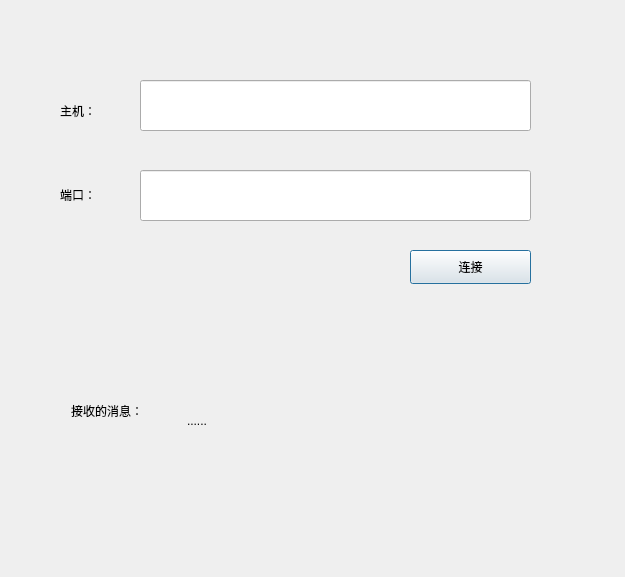
<?xml version="1.0" encoding="UTF-8"?>
<ui version="4.0">
 <class>Client</class>
 <widget class="QDialog" name="Client">
  <property name="geometry">
   <rect>
    <x>0</x>
    <y>0</y>
    <width>625</width>
    <height>577</height>
   </rect>
  </property>
  <property name="windowTitle">
   <string>Client</string>
  </property>
  <widget class="QLabel" name="label">
   <property name="geometry">
    <rect>
     <x>60</x>
     <y>80</y>
     <width>111</width>
     <height>61</height>
    </rect>
   </property>
   <property name="text">
    <string>主机：</string>
   </property>
  </widget>
  <widget class="QLabel" name="label_2">
   <property name="geometry">
    <rect>
     <x>60</x>
     <y>164</y>
     <width>111</width>
     <height>61</height>
    </rect>
   </property>
   <property name="text">
    <string>端口：</string>
   </property>
  </widget>
  <widget class="QLineEdit" name="addressLineEdit">
   <property name="geometry">
    <rect>
     <x>140</x>
     <y>80</y>
     <width>391</width>
     <height>51</height>
    </rect>
   </property>
  </widget>
  <widget class="QLineEdit" name="portLineEdit">
   <property name="geometry">
    <rect>
     <x>140</x>
     <y>170</y>
     <width>391</width>
     <height>51</height>
    </rect>
   </property>
  </widget>
  <widget class="QPushButton" name="connectBtn">
   <property name="geometry">
    <rect>
     <x>410</x>
     <y>250</y>
     <width>121</width>
     <height>34</height>
    </rect>
   </property>
   <property name="text">
    <string>连接</string>
   </property>
  </widget>
  <widget class="QWidget" name="">
   <property name="geometry">
    <rect>
     <x>60</x>
     <y>310</y>
     <width>491</width>
     <height>202</height>
    </rect>
   </property>
   <layout class="QHBoxLayout" name="horizontalLayout">
    <item>
     <widget class="QLabel" name="label_3">
      <property name="minimumSize">
       <size>
        <width>40</width>
        <height>0</height>
       </size>
      </property>
      <property name="maximumSize">
       <size>
        <width>110</width>
        <height>16777215</height>
       </size>
      </property>
      <property name="text">
       <string>接收的消息：</string>
      </property>
     </widget>
    </item>
    <item>
     <widget class="QLabel" name="msgLabel">
      <property name="minimumSize">
       <size>
        <width>0</width>
        <height>200</height>
       </size>
      </property>
      <property name="text">
       <string>......</string>
      </property>
     </widget>
    </item>
   </layout>
  </widget>
 </widget>
 <layoutdefault spacing="6" margin="11"/>
 <resources/>
 <connections/>
</ui>
